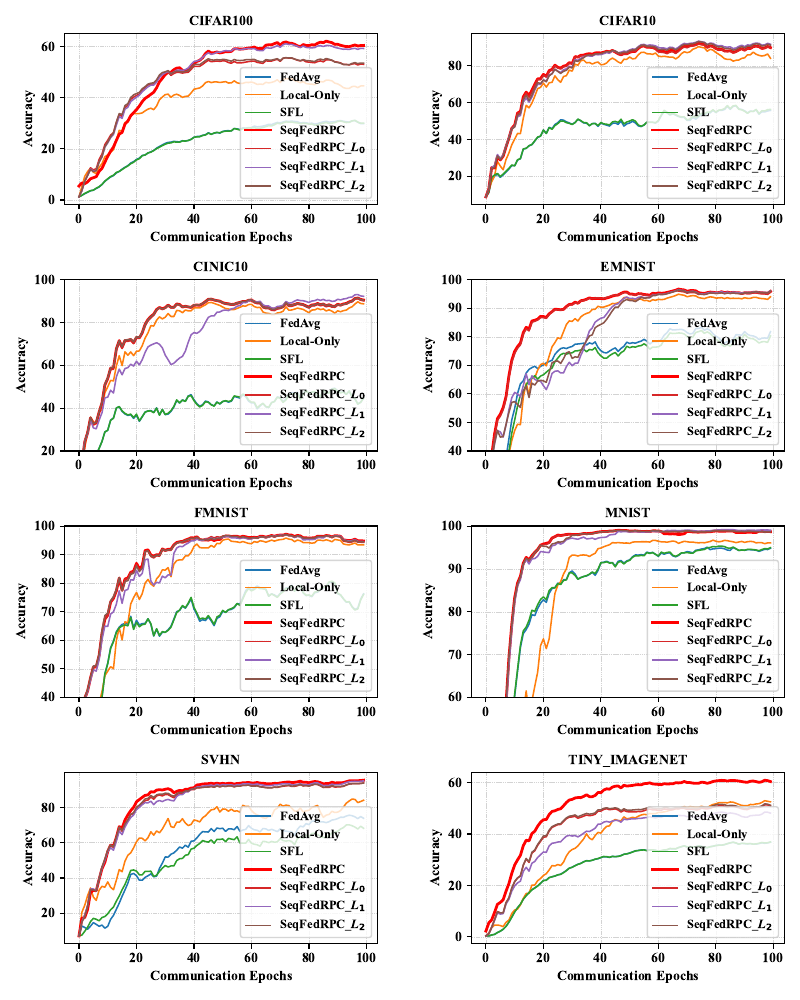

The script that saved this image:
import os
import pandas as pd
import matplotlib.pyplot as plt
import matplotlib

# 设置全局字体和样式
matplotlib.rcParams['font.family'] = 'serif'
matplotlib.rcParams['font.serif'] = 'Times New Roman'
matplotlib.rcParams["axes.edgecolor"] = "black"
matplotlib.rcParams['font.weight'] = 'bold'
matplotlib.rcParams['axes.labelweight'] = 'bold'
matplotlib.rcParams['axes.titleweight'] = 'bold'
matplotlib.rcParams['mathtext.fontset'] = 'custom'
matplotlib.rcParams['mathtext.it'] = 'STIXGeneral:italic'
matplotlib.rcParams['mathtext.bf'] = 'STIXGeneral:italic:bold'

matplotlib.rcParams['axes.linewidth'] = 1  # 线型粗细为 1
matplotlib.rcParams['axes.grid'] = True  # 启用网格

# 文件夹路径
folder_paths = [
    'D:\\0.1\\out\\ablation\\FedAvg',
    'D:\\0.1\\out\\ablation\\Local-only',
    'D:\\0.1\\out\\ablation\\SFL',
    'D:\\0.1\\out\\ablation\\0.1',
    'D:\\0.1\\out\\ablation\\SeqFedRPC_L0',
    'D:\\0.1\\out\\ablation\\SeqFedRPC_L1',
    'D:\\0.1\\out\\ablation\\SeqFedRPC_L2',]

# 创建一个空的字典来存储每个数据集的DataFrame
dataset_data = {}

# 滑动窗口大小
window_size = 8

# 遍历每个文件夹
for folder_path in folder_paths:
    # 获取文件夹中所有CSV文件的路径
    csv_files = [file for file in os.listdir(folder_path) if file.endswith('.csv')]

    # 遍历每个CSV文件
    for file in csv_files:
        # 提取数据集名称
        dataset_name = file[:file.index("_acc_metrics")]

        # 读取CSV文件的第一列数据，只取前200行数据
        file_path = os.path.join(folder_path, file)
        df = pd.read_csv(file_path)
        df = df['test_before'].iloc[:100].round(3)  # 保留三位小数

        # 对数据进行平滑处理
        df_smoothed = df.rolling(window=window_size, min_periods=1).mean()

        # 将平滑数据添加到相应的数据集中
        if dataset_name not in dataset_data:
            dataset_data[dataset_name] = [df_smoothed]
        else:
            dataset_data[dataset_name].append(df_smoothed)

# 计算需要绘制的子图数量
num_plots = len(dataset_data)

fig, axes = plt.subplots(nrows=4, ncols=2, figsize=(8, 10))

# 绘制折线图
for i, (dataset_name, dfs) in enumerate(dataset_data.items()):
    row = i // 2
    col = i % 2

    for j, df in enumerate(dfs):
        if j == 0:
            label = 'FedAvg'
        elif j == 1:
            label = 'Local-Only'
        elif j == 2:
            label = 'SFL'
        elif j == 3:
            label = '0.1'
        elif j == 4:
            label = 'SeqFedRPC_$L_0$'
        elif j == 5:
            label = 'SeqFedRPC_$L_1$'
        elif j == 6:
            label = 'SeqFedRPC_$L_2$'

        if label == '0.1':
            axes[row, col].plot(df.index, df, label=label, linewidth=2, color='red')
        else:
            axes[row, col].plot(df.index, df, label=label, linewidth=1.1)


    # 设置当前子图的标题和标签
    if dataset_name in ['emnist', 'fmnist']:
        axes[row, col].set_ylim(40, 100)  # 这里设定 y 轴范围
    elif dataset_name in ['cinic10']:
        axes[row, col].set_ylim(20, 100)
    elif dataset_name in ['mnist']:
        axes[row, col].set_ylim(60, 100)

    axes[row, col].set_title(dataset_name.upper(), fontsize=10)
    axes[row, col].set_xlabel('Communication Epochs', fontsize=10)
    axes[row, col].set_ylabel('Accuracy', fontsize=10)
    # axes[row, col].set_ylim(0, 100)  # 设置 y 轴范围为 0 到 100
    axes[row, col].legend(fontsize=9)  # 添加图例
    axes[row, col].grid(True, color='lightgray', linestyle='--', linewidth=0.3)

# 调整子图间的间距
plt.tight_layout()
plt.subplots_adjust(wspace=0.3)  # 适当调节数字，wspace越小间距越小
# 保存图片为PDF格式
plt.savefig('ablation.pdf')
# 显示图表
plt.show()
